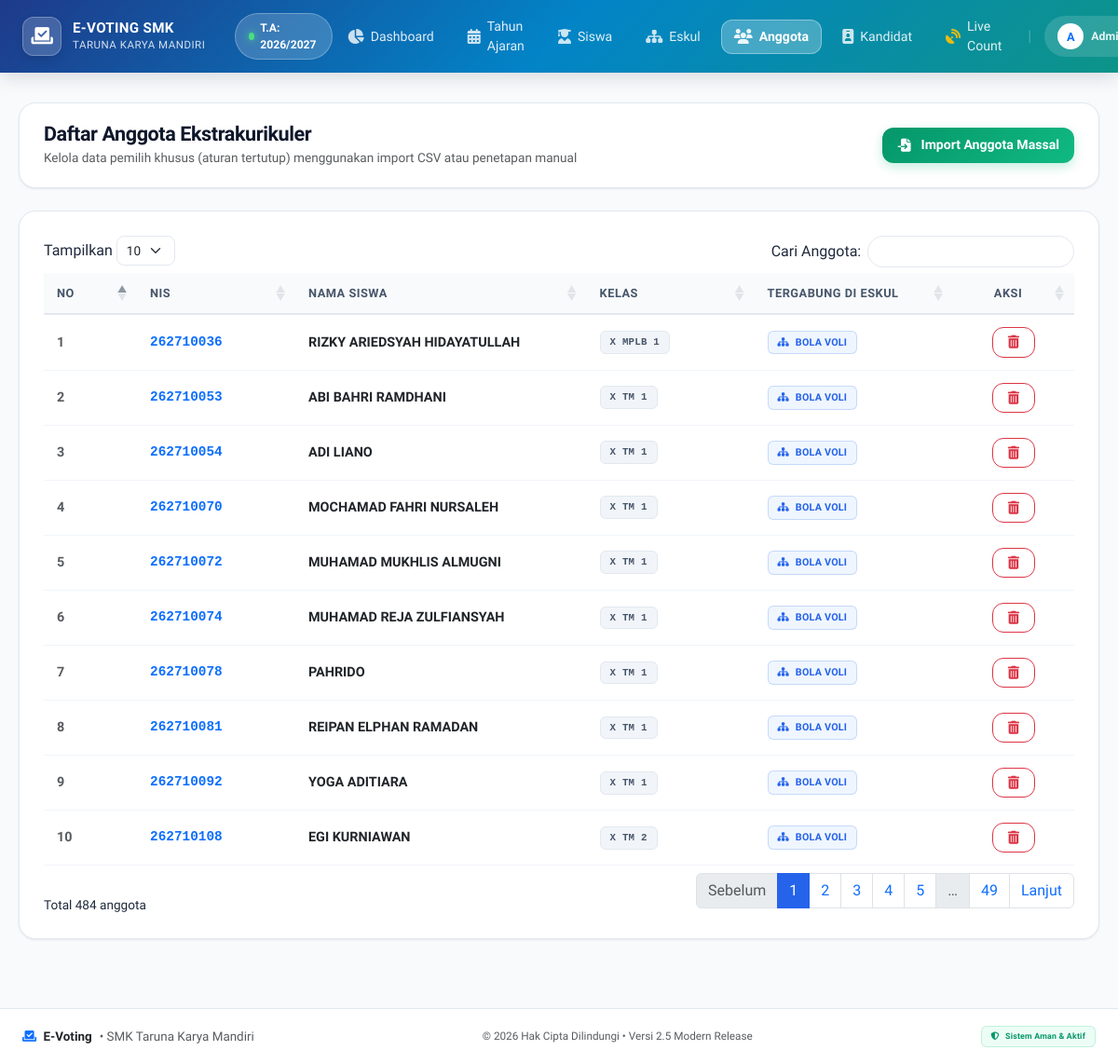
Screenshot of /admin/anggota_eskul.php (signed in) with the database file from the repository.
### tables this page shows
CREATE TABLE `periode` (
  `id_periode` int(11) NOT NULL AUTO_INCREMENT,
  `nama_periode` varchar(50) NOT NULL,
  `status_aktif` tinyint(1) DEFAULT 1,
  PRIMARY KEY (`id_periode`)
);

CREATE TABLE `anggota_eskul` (
  `id_anggota` int(11) NOT NULL AUTO_INCREMENT,
  `id_siswa` int(11) DEFAULT NULL,
  `id_eskul` int(11) DEFAULT NULL,
  PRIMARY KEY (`id_anggota`),
  KEY `id_siswa` (`id_siswa`),
  KEY `id_eskul` (`id_eskul`),
  CONSTRAINT `anggota_eskul_ibfk_1` FOREIGN KEY (`id_siswa`) REFERENCES `siswa` (`id_siswa`) ON DELETE CASCADE,
  CONSTRAINT `anggota_eskul_ibfk_2` FOREIGN KEY (`id_eskul`) REFERENCES `eskul` (`id_eskul`) ON DELETE CASCADE
);

CREATE TABLE `siswa` (
  `id_siswa` int(11) NOT NULL AUTO_INCREMENT,
  `id_periode` int(11) NOT NULL,
  `nis` varchar(20) NOT NULL,
  `nama_siswa` varchar(100) NOT NULL,
  `kelas` varchar(50) NOT NULL,
  `pin` varchar(10) NOT NULL,
  `status_pilih` tinyint(1) DEFAULT 0,
  `status_aktif` tinyint(1) DEFAULT 1,
  PRIMARY KEY (`id_siswa`),
  KEY `id_periode` (`id_periode`),
  CONSTRAINT `siswa_ibfk_1` FOREIGN KEY (`id_periode`) REFERENCES `periode` (`id_periode`) ON DELETE CASCADE
);

CREATE TABLE `eskul` (
  `id_eskul` int(11) NOT NULL AUTO_INCREMENT,
  `nama_eskul` varchar(100) NOT NULL,
  `aturan_pemilih` enum('semua_siswa','hanya_anggota') DEFAULT 'semua_siswa',
  `status_pemilihan` tinyint(1) DEFAULT 0,
  `status_aktif` tinyint(1) DEFAULT 1,
  PRIMARY KEY (`id_eskul`)
);

### admin/anggota_eskul.php (the view, shortened to what this page needs)
<?php
require '../config/koneksi.php';
$stmt_data = $pdo->query("
    SELECT a.id_anggota, s.nis, s.nama_siswa, s.kelas, e.nama_eskul
    FROM anggota_eskul a
    JOIN siswa s ON a.id_siswa = s.id_siswa
    JOIN eskul e ON a.id_eskul = e.id_eskul
    WHERE s.status_aktif = 1 AND e.status_aktif = 1
    ORDER BY e.nama_eskul ASC, s.kelas ASC, s.nama_siswa ASC
");
$data_anggota = $stmt_data->fetchAll();
?>
<!DOCTYPE html>
<html lang="id">
<head>
    <link href="https://cdn.jsdelivr.net/npm/bootstrap@5.3.0/dist/css/bootstrap.min.css" rel="stylesheet">
    <link href="https://cdn.datatables.net/1.13.6/css/dataTables.bootstrap5.min.css" rel="stylesheet">
    <link rel="stylesheet" href="https://cdnjs.cloudflare.com/ajax/libs/font-awesome/6.4.0/css/all.min.css">
    <link rel="stylesheet" href="assets/css/style.css">
</head>
<body>
    <?php include 'sidebar.php'; ?>
    <div class="content">
        <div class="top-header">
            <div>
                <h4>Daftar Anggota Ekstrakurikuler</h4>
                <small class="text-muted">Kelola data pemilih khusus (aturan tertutup) menggunakan import CSV atau penetapan manual</small>
            </div>
            <div>
                <button type="button" class="btn btn-success" data-bs-toggle="modal" data-bs-target="#modalImport">
                    <i class="fas fa-file-import me-1"></i> Import Anggota Massal
                </button>
            </div>
        </div>
        <div class="card-modern">
            <div class="table-responsive">
                <table id="tabelAnggota" class="table table-hover align-middle w-100">
                    <thead>
                        <tr>
                            <th style="width: 60px;">No</th>
                            <th style="width: 130px;">NIS</th>
                            <th>Nama Siswa</th>
                            <th style="width: 140px;">Kelas</th>
                            <th>Tergabung di Eskul</th>
                            <th class="text-center" style="width: 90px;">Aksi</th>
                        </tr>
                    </thead>
                    <tbody>
                        <?php if (count($data_anggota) > 0): ?>
                            <?php $no = 1; foreach ($data_anggota as $row): ?>
                                <tr>
                                    <td class="text-muted fw-bold"><?= $no++; ?></td>
                                    <td class="fw-bold font-monospace text-primary"><?= htmlspecialchars($row['nis']); ?></td>
                                    <td class="fw-semibold text-dark"><?= htmlspecialchars($row['nama_siswa']); ?></td>
                                    <td><span class="badge badge-soft-secondary font-monospace"><?= htmlspecialchars($row['kelas']); ?></span></td>
                                    <td>
                                        <span class="badge badge-soft-primary">
                                            <i class="fas fa-sitemap me-1"></i> <?= htmlspecialchars($row['nama_eskul']); ?>
                                        </span>
                                    </td>
                                    <td class="text-center">
                                        <form method="POST" action="" class="d-inline">
                                            <button type="submit" name="hapus_anggota" class="btn btn-sm btn-outline-danger" onclick="return confirm('Hapus keanggotaan <?= htmlspecialchars(addslashes($row['nama_siswa'])); ?> dari eskul ini?');" title="Hapus">
                                                <i class="fas fa-trash-alt"></i>
                                            </button>
                                        </form>
                                    </td>
                                </tr>
                            <?php endforeach; ?>
                        <?php endif; ?>
                    </tbody>
                </table>
            </div>
        </div>
    </div>
    <?php include 'footer.php'; ?>
</body>
</html>

### admin/sidebar.php (shortened to what this page needs)
<?php
$current_page = basename($_SERVER['PHP_SELF']);
$periode_nav_text = "Belum Ada Periode";
if (isset($pdo)) {
    try {
        $stmt_nav_p = $pdo->query("SELECT nama_periode FROM periode WHERE status_aktif = 1 LIMIT 1");
        $row_p = $stmt_nav_p->fetchColumn();
        if ($row_p) {
            $periode_nav_text = $row_p;
        }
    } catch(Exception $e) {
    }
}
?>
<link rel="stylesheet" href="assets/css/style.css">
<nav class="navbar navbar-expand-xl navbar-custom fixed-top">
    <div class="container-fluid px-3 px-lg-4">
        <a class="navbar-brand" href="index.php">
            <div class="brand-icon-box">
                <i class="fas fa-vote-yea"></i>
            </div>
            <div>
                <div class="brand-title">E-VOTING SMK</div>
                <div class="brand-subtitle">TARUNA KARYA MANDIRI</div>
            </div>
        </a>
        <div class="d-none d-md-flex align-items-center ms-3">
            <span class="badge-periode-nav">
                <span class="pulse-dot"></span>
                <span>T.A: <?= htmlspecialchars($periode_nav_text); ?></span>
            </span>
        </div>
        <div class="collapse navbar-collapse justify-content-end" id="navbarNav">
            <ul class="navbar-nav align-items-center my-3 my-xl-0 gap-1">
                <li class="nav-item">
                    <a class="nav-link <?= $current_page == 'index.php' ? 'active' : ''; ?>" href="index.php">
                        <i class="fas fa-chart-pie"></i>
                        <span>Dashboard</span>
                    </a>
                </li>
                <li class="nav-item">
                    <a class="nav-link <?= $current_page == 'periode.php' ? 'active' : ''; ?>" href="periode.php">
                        <i class="fas fa-calendar-alt"></i>
                        <span>Tahun Ajaran</span>
                    </a>
                </li>
                <li class="nav-item">
                    <a class="nav-link <?= $current_page == 'siswa.php' ? 'active' : ''; ?>" href="siswa.php">
                        <i class="fas fa-user-graduate"></i>
                        <span>Siswa</span>
                    </a>
                </li>
                <li class="nav-item">
                    <a class="nav-link <?= $current_page == 'eskul.php' ? 'active' : ''; ?>" href="eskul.php">
                        <i class="fas fa-sitemap"></i>
                        <span>Eskul</span>
                    </a>
                </li>
                <li class="nav-item">
                    <a class="nav-link <?= $current_page == 'anggota_eskul.php' ? 'active' : ''; ?>" href="anggota_eskul.php">
                        <i class="fas fa-users"></i>
                        <span>Anggota</span>
                    </a>
                </li>
                <li class="nav-item">
                    <a class="nav-link <?= $current_page == 'kandidat.php' ? 'active' : ''; ?>" href="kandidat.php">
                        <i class="fas fa-id-badge"></i>
                        <span>Kandidat</span>
                    </a>
                </li>
                <li class="nav-item">
                    <a class="nav-link <?= $current_page == 'live_count.php' ? 'active' : ''; ?>" href="live_count.php">
                        <i class="fas fa-satellite-dish text-warning"></i>
                        <span>Live Count</span>
                    </a>
                </li>
                <li class="nav-item d-none d-xl-block mx-2">
                    <span class="text-white opacity-25">|</span>
                </li>
                <li class="nav-item dropdown">
                    <a class="nav-link dropdown-toggle py-1 px-3 d-flex align-items-center gap-2" href="#" id="navbarDropdown" role="button" data-bs-toggle="dropdown" aria-expanded="false" style="background: rgba(255,255,255,0.14); border-radius: 9999px;">
                        <div class="rounded-circle bg-white text-primary d-flex align-items-center justify-content-center fw-bold" style="width: 28px; height: 28px; font-size: 0.8rem;">
                            <?= strtoupper(substr($_SESSION['nama_lengkap'] ?? 'A', 0, 1)); ?>
                        </div>
                        <span class="small fw-semibold"><?= htmlspecialchars($_SESSION['nama_lengkap'] ?? 'Admin'); ?></span>
                    </a>
                </li>
            </ul>
        </div>
    </div>
</nav>

### rows the page displays
periode: nama_periode "2026/2027"
anggota_eskul: id_siswa.nis "262710036", id_siswa.nama_siswa "RIZKY ARIEDSYAH HIDAYATULLAH", id_siswa.kelas "X MPLB 1", id_eskul.nama_eskul "BOLA VOLI"
anggota_eskul: id_siswa.nis "262710053", id_siswa.nama_siswa "ABI BAHRI RAMDHANI", id_siswa.kelas "X TM 1", id_eskul.nama_eskul "BOLA VOLI"
anggota_eskul: id_siswa.nis "262710054", id_siswa.nama_siswa "ADI LIANO", id_siswa.kelas "X TM 1", id_eskul.nama_eskul "BOLA VOLI"
anggota_eskul: id_siswa.nis "262710070", id_siswa.nama_siswa "MOCHAMAD FAHRI NURSALEH", id_siswa.kelas "X TM 1", id_eskul.nama_eskul "BOLA VOLI"
anggota_eskul: id_siswa.nis "262710072", id_siswa.nama_siswa "MUHAMAD MUKHLIS ALMUGNI", id_siswa.kelas "X TM 1", id_eskul.nama_eskul "BOLA VOLI"
anggota_eskul: id_siswa.nis "262710074", id_siswa.nama_siswa "MUHAMAD REJA ZULFIANSYAH", id_siswa.kelas "X TM 1", id_eskul.nama_eskul "BOLA VOLI"
anggota_eskul: id_siswa.nis "262710078", id_siswa.nama_siswa "PAHRIDO", id_siswa.kelas "X TM 1", id_eskul.nama_eskul "BOLA VOLI"
anggota_eskul: id_siswa.nis "262710081", id_siswa.nama_siswa "REIPAN ELPHAN RAMADAN", id_siswa.kelas "X TM 1", id_eskul.nama_eskul "BOLA VOLI"
anggota_eskul: id_siswa.nis "262710092", id_siswa.nama_siswa "YOGA ADITIARA", id_siswa.kelas "X TM 1", id_eskul.nama_eskul "BOLA VOLI"
anggota_eskul: id_siswa.nis "262710108", id_siswa.nama_siswa "EGI KURNIAWAN", id_siswa.kelas "X TM 2", id_eskul.nama_eskul "BOLA VOLI"

### other values shown
substr($_SESSION['nama_lengkap'] ?? 'A', 0, 1) "A"
